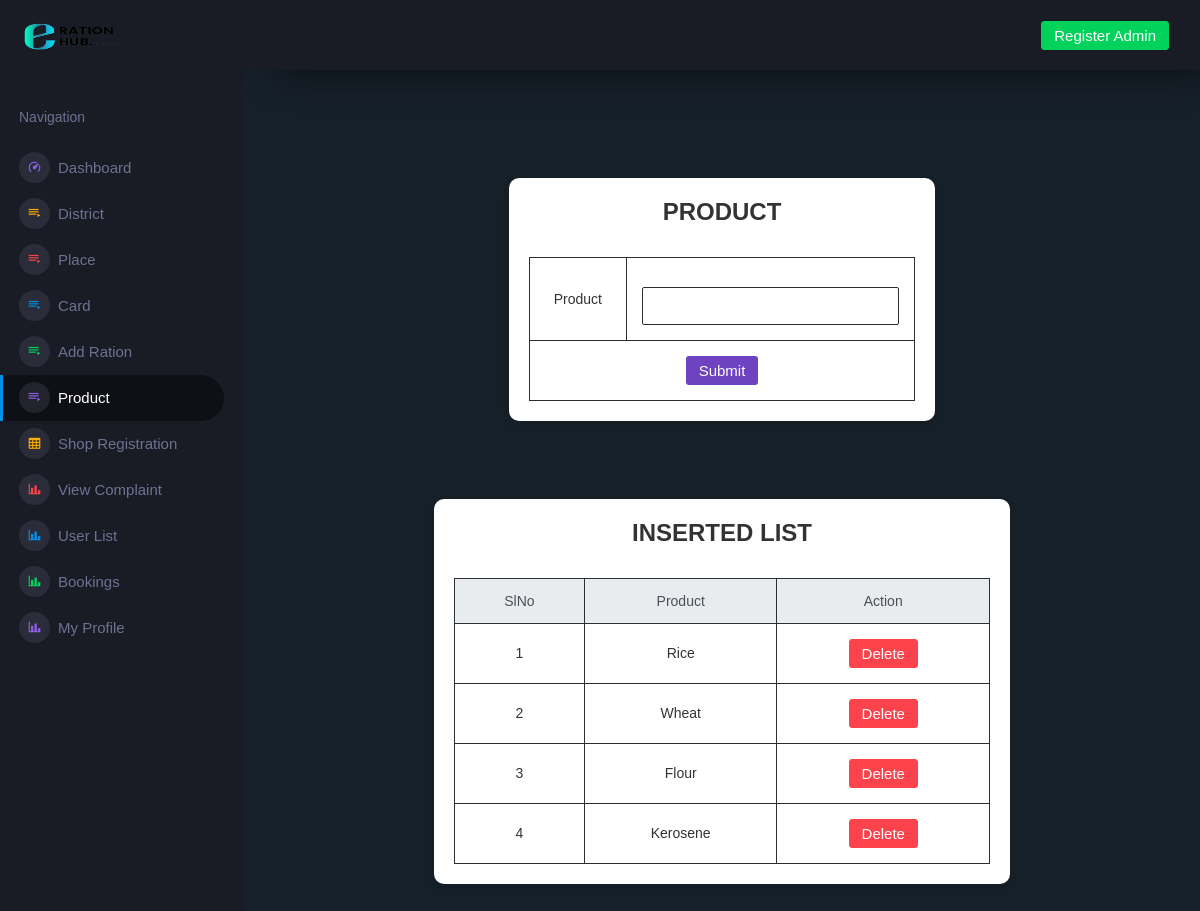
The page /Project/Admin/Product.php on the database its author committed.
### tables this page shows
CREATE TABLE `tbl_product` (
  `product_id` int(11) NOT NULL,
  `product_name` varchar(60) NOT NULL,
  `product_status` int(11) NOT NULL DEFAULT 0
);

### Project/Admin/Product.php (the view, shortened to what this page needs)
<?php
include("../Assets/Connection/Connection.php");
include("Head.php");
			?>
<!DOCTYPE html PUBLIC "-//W3C//DTD XHTML 1.0 Transitional//EN" "http://www.w3.org/TR/xhtml1/DTD/xhtml1-transitional.dtd">
<html xmlns="http://www.w3.org/1999/xhtml">
<head>
</head>
<body>
<form id="form1" name="form1" method="post" action="">
<div class="container mt-5">
    <div class="row justify-content-center">
        <div class="col-md-6">
            <div class="table-wrapper">
                <h3>Product</h3>
                <table class="table table-bordered">
                    <tbody>
                        <tr>
                            <td>Product</td>
                            <td><label for="txt_product"></label>
                            <input type="text" name="txt_product" id="txt_product" class="form-control" required/></td>
                        </tr>
                        <tr>
                            <td colspan="2" class="text-center">
                                <input type="submit" name="btn_sub" id="btn_sub" value="Submit" class="btn btn-custom" required />
                            </td>
                        </tr>
                    </tbody>
                </table>
            </div>
        </div>
    </div>
</div>
<div class="container mt-5">
    <div class="row justify-content-center">
        <div class="col-md-8">
            <div class="table-wrapper">
                <h3>Inserted List</h3>
                <table class="table table-bordered table-striped">
                    <thead class="thead-light">
                        <tr>
                            <th>SlNo</th>
                            <th>Product</th>
                            <th>Action</th>
                        </tr>
                    </thead>
                    <tbody>
                        <?php
                        $selQry = "select * from tbl_product";
                        $result = $Con->query($selQry);
                        $i = 0;
                        while ($data = $result->fetch_assoc()) {
                            $i++;
                        ?>
                        <tr>
                            <td><?php echo $i; ?></td>
                            <td><?php echo $data['product_name'] ?></td>
                            <td><a href="Product.php?did=<?php echo $data['product_id'] ?>" class="btn btn-danger">Delete</a></td>
                        </tr>
                        <?php } ?>
                    </tbody>
                </table>
            </div>
        </div>
    </div>
</div>
</form>
</body>
</html>
<?php
include("Foot.php");
?>

### Project/Admin/Product.php (style rules this page uses)
body { background-color: #495057 !important; font-family: 'Arial', sans-serif; }
.table-wrapper { background-color: #fff; padding: 20px; border-radius: 10px; box-shadow: 0 4px 8px rgba(0, 0, 0, 0.1); margin-top: 30px; }
h3 { color: #333; font-weight: bold; text-transform: uppercase; margin-bottom: 30px; text-align: center; }
.table thead th { background-color: #f8f9fa; color: #6c757d; text-align: center; }
.table tbody td { background-color: #fff; color: #333; text-align: center; }
.btn-custom { background-color: #6f42c1; color: white; transition: background-color 0.3s ease; }
input[type="text"], select { background-color: #fff; color: #333; }

### rows shown on the page
tbl_product: product_name "Rice"
tbl_product: product_name "Wheat"
tbl_product: product_name "Flour"
tbl_product: product_name "Kerosene"
